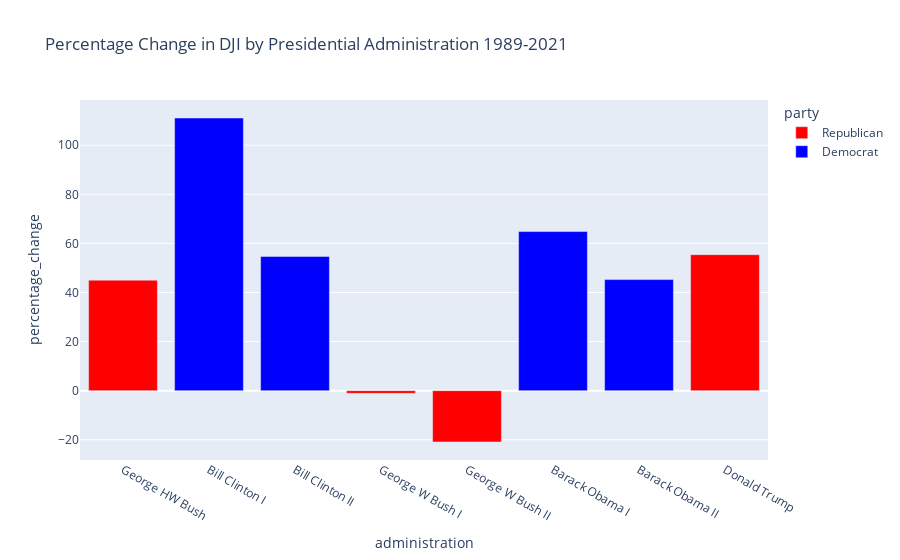

Source (notebook cell):
### Markdown cell above
Let's inspect that visually...

### Code cell
fig = px.bar(
    pres_df, 
    x='administration',
    y='percentage_change',
    color='party',
    color_discrete_map={'Democrat':'blue','Republican':'Red'},
    category_orders={'administration':
                     ['George HW Bush',
                      'Bill Clinton I',
                      'Bill Clinton II',
                      'George W Bush I',
                      'George W Bush II',
                      'Barack Obama I',
                      'Barack Obama II',
                      'Donald Trump']},
    title="Percentage Change in DJI by Presidential Administration 1989-2021"
)
fig.show()

### Figure 1 — Plotly figure (JSON) as saved in the notebook; plotly's stock layout.template omitted (floating-point values rounded to 4 significant figures)
{"data": [{"alignmentgroup": "True", "hovertemplate": "party=Republican<br>administration=%{x}<br>percentage_change=%{y}<extra></extra>", "legendgroup": "Republican", "marker": {"color": "Red"}, "name": "Republican", "offsetgroup": "Republican", "orientation": "v", "showlegend": true, "textposition": "auto", "type": "bar", "x": ["George HW Bush", "George W Bush I", "George W Bush II", "Donald Trump"], "xaxis": "x", "y": [45.03, -1.097, -20.92, 55.41], "yaxis": "y"}, {"alignmentgroup": "True", "hovertemplate": "party=Democrat<br>administration=%{x}<br>percentage_change=%{y}<extra></extra>", "legendgroup": "Democrat", "marker": {"color": "blue"}, "name": "Democrat", "offsetgroup": "Democrat", "orientation": "v", "showlegend": true, "textposition": "auto", "type": "bar", "x": ["Bill Clinton I", "Bill Clinton II", "Barack Obama I", "Barack Obama II"], "xaxis": "x", "y": [111.1, 54.7, 64.83, 45.26], "yaxis": "y"}], "layout": {"barmode": "relative", "legend": {"title": {"text": "party"}, "tracegroupgap": 0}, "title": {"text": "Percentage Change in DJI by Presidential Administration 1989-2021"}, "xaxis": {"anchor": "y", "categoryarray": ["George HW Bush", "Bill Clinton I", "Bill Clinton II", "George W Bush I", "George W Bush II", "Barack Obama I", "Barack Obama II", "Donald Trump"], "categoryorder": "array", "domain": [0, 1], "title": {"text": "administration"}}, "yaxis": {"anchor": "x", "domain": [0, 1], "title": {"text": "percentage_change"}}}}
